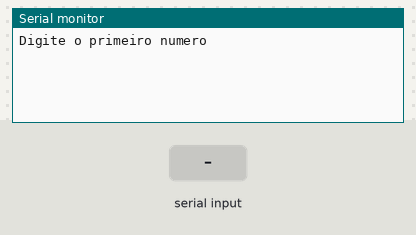
This sketch was run on a simulated Arduino Uno, built with avr-gcc and run on an emulated ATmega328P. Parts: the last lines printed to the serial monitor. The inputs (shaded band) are chosen by the test bench.

Above: at 1.2 s.
1.3 s: "90,45\n" received over Serial
At 2.1 s:
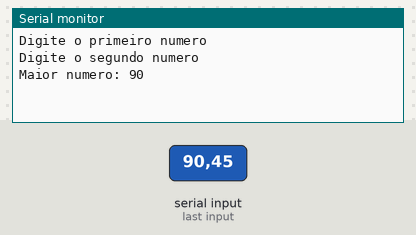
2.8 s: "30,150\n" received over Serial
At 3.6 s:
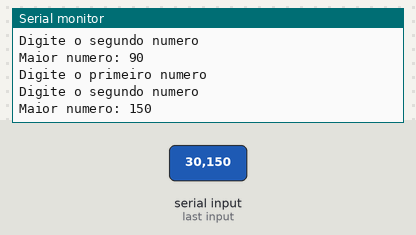

The sketch:

exerc_cio_if_simples_e_composto_061.ino
```cpp
// C++ code
//
int numero1 = 0;
int numero2 = 0;


void setup()
{
 Serial.begin(9600);
}


void loop()
{
  Serial.println("Digite o primeiro numero");
    while (!Serial.available());
    numero1 = Serial.parseFloat();

  Serial.println("Digite o segundo numero");
    while (!Serial.available());
    numero2 = Serial.parseFloat();


  if (numero1 > numero2){
    Serial.println("Maior numero: " + String(numero1));
    Serial.println();
  }
    else {
   Serial.println("Maior numero: " + String(numero2));
    Serial.println();
    }


  delay(1000);
}
```

Measured:
- after the input at 1.3 s, the serial monitor: prints a new line at once (image 1)
- after the input at 2.8 s, the serial monitor: prints a new line at once (image 2)
